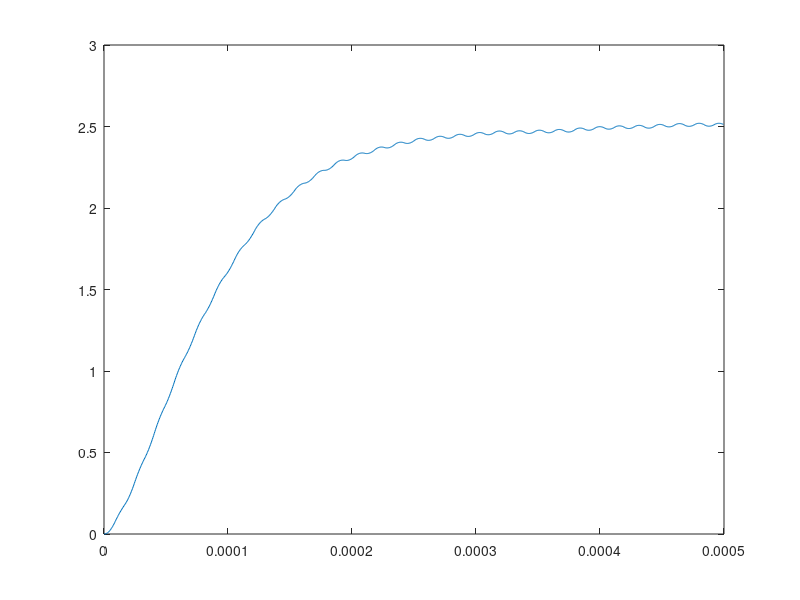

MATLAB code to generate this figure:
clear;
mega =10^( 6);
kilo =10^( 3);
mili =10^(-3);
micro=10^(-6);
nano =10^(-9);
pico =10^(-12);


time = 500*micro;  # input("Tiempo simulacion: ");
h    = 500*nano;    # input("Subdiv simulacion: ");
bits = 8;           # input("Bits del PWM: ");
Vhgh = 5;           # input("Vhgh del PWM: ");
freq = 62*kilo;     # input("Freq del PWM: ");
pwm  = 127;         # input("Val. del PWM: ");
ord  = 2;           # input("Ord. del filtro RC: ");
res  = 1*kilo;      # input("Res. del filtro RC: ");
cap  = 47*nano;     # input("Cap. del filtro RC: ");
N = floor(time/h);

V=zeros(ord+1,N+1);
t=zeros(  1,N+1);

# Pwm-Gemerator
#function [out] = generatepwm(N,)
for i=0:N
  t(1,i+1) = i*h;
  toFloor=t(1,i+1)*freq;
	if toFloor-floor(toFloor) < (pwm/(2^(bits)-1))
    V(1,i+1) = Vhgh;
	else
    V(1,i+1) = 0;
	end
end

# Rumge-Kutta
# for 0 to max time
# y'= f(x)
#
# V(t) =  Vr + Vc;
# V(t) = i*R + q/C;
# V(t) = q'*R + q/C;
#    q'= (V(t) - q/C) / R;
# x=V , y=q, y0=0;
#
# function [y] = rungekutta(@(x,y) f,x,h)
for j=1:ord
  C=cap;R=res;
  x=V(j,:);
	y=zeros(1,N+1);
  f= @(v,q) (v - q/C) / R;
	for i=1:N
		k1 = f (x(i)    , y(i));
		k2 = f (x(i)+h/2, y(i)+k1*h/2);
		k3 = f (x(i)+h/2, y(i)+k2*h/2);
		k4 = f (x(i)+h  , y(i)+k3*h  );
	  # y(x)
		y(i+1)=y(i) + (k1+2*(k2+k3)+k4) * h/6;
    V(j+1,i+1)=y(i+1)/C;
  end
end



plot(t,V(ord+1,:));
